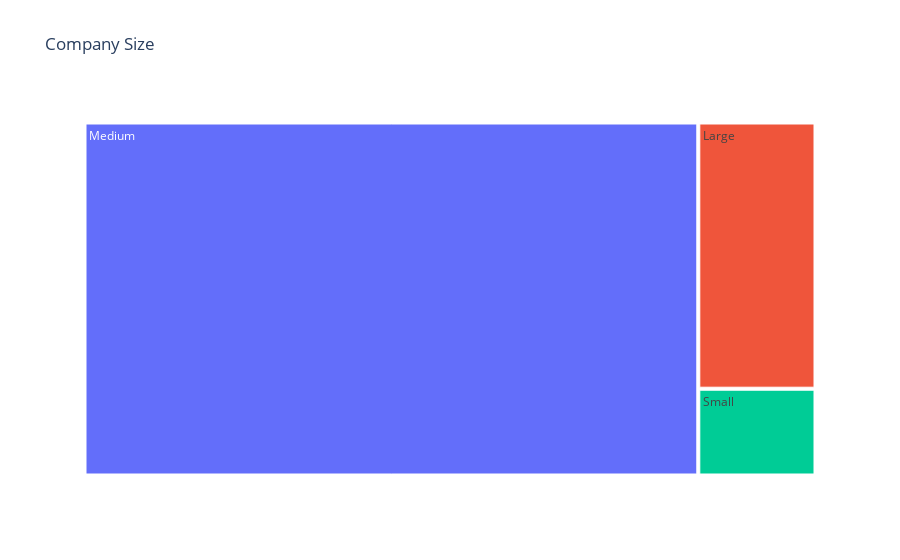

Notebook code cell kept with this figure:
### Code cell
#treemap for company size
df['company_size'] = df['company_size'].replace('S','Small')
df['company_size'] = df['company_size'].replace('M','Medium')
df['company_size'] = df['company_size'].replace('L','Large')

comp_size = df['company_size'].value_counts()
fig = px.treemap(comp_size, path = [comp_size.index], values = comp_size.values,
                title = 'Company Size')
fig.show()

### Figure 1 — Plotly figure (JSON) as saved in the notebook; plotly's stock layout.template omitted (floating-point values rounded to 4 significant figures)
{"data": [{"branchvalues": "total", "domain": {"x": [0, 1], "y": [0, 1]}, "hovertemplate": "labels=%{label}<br>value=%{value}<br>parent=%{parent}<br>id=%{id}<extra></extra>", "ids": ["Large", "Medium", "Small"], "labels": ["Large", "Medium", "Small"], "name": "", "parents": ["", "", ""], "type": "treemap", "values": [454, 3153, 148]}], "layout": {"legend": {"tracegroupgap": 0}, "title": {"text": "Company Size"}}}
